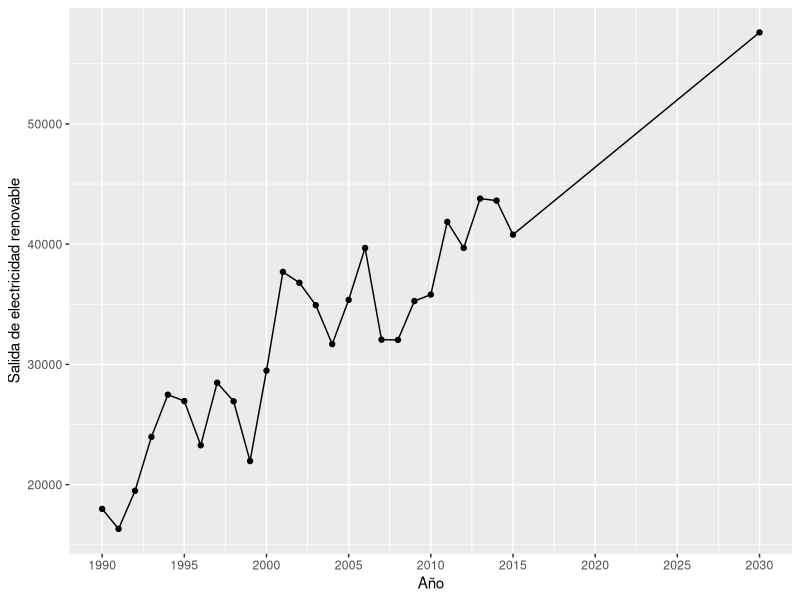
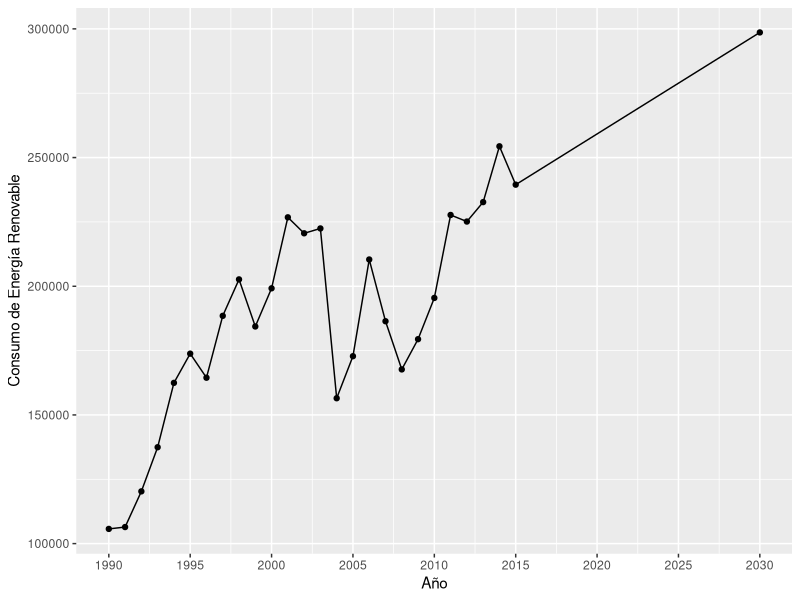
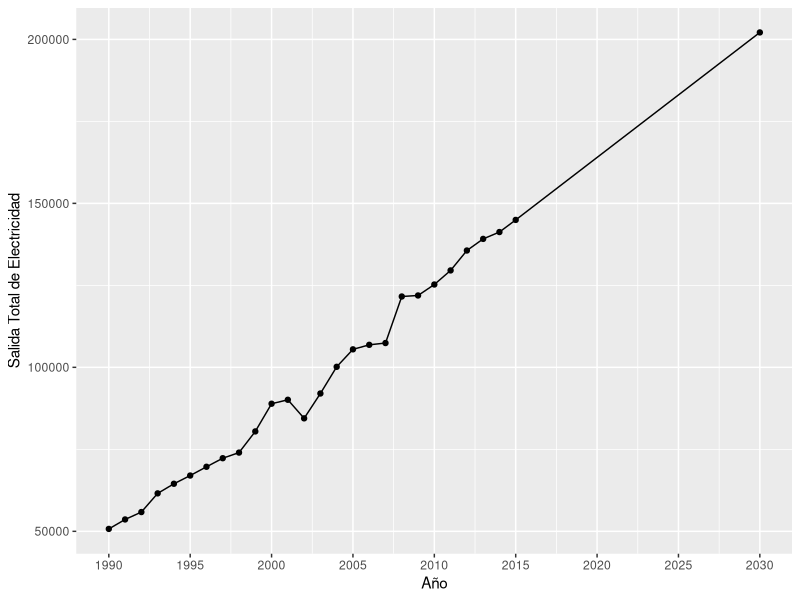
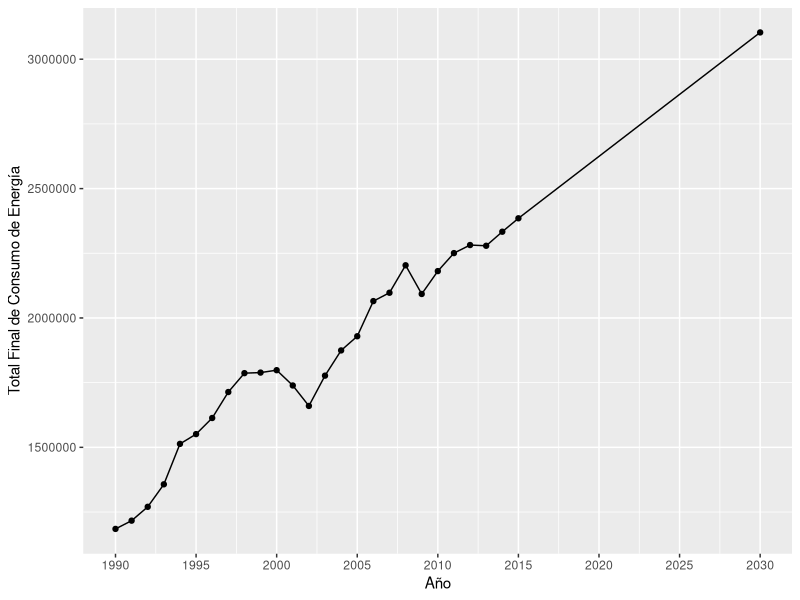
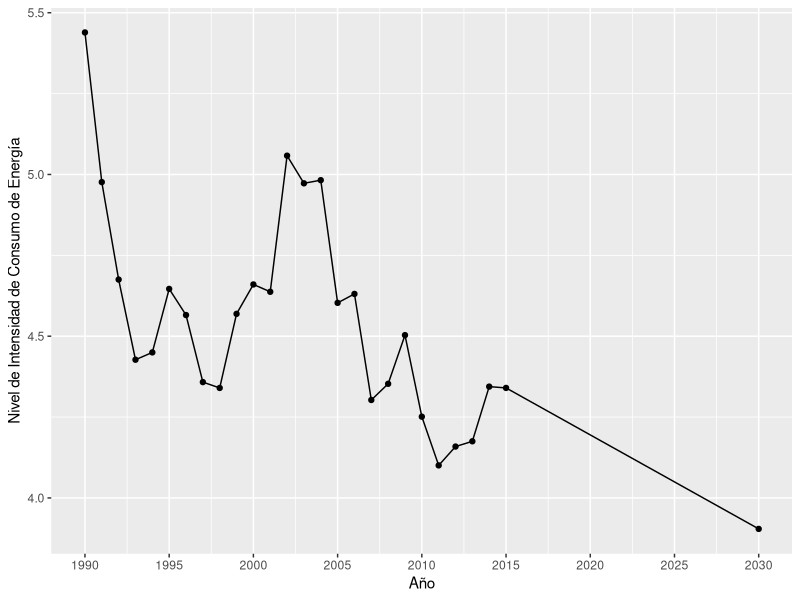

The R source for these figures, in order:
library(ggplot2)

sustainable_energy_db <- read.csv("sustainable_energy_argentina.csv")
summary_db <- summary(sustainable_energy_db)

separador <- function(arg) {
  cat(paste("-------",arg,"-------\n"))
  cat("\n")
}
cat("Esta variable indica el año en el que se basará la predicción, en este caso, es 2030")
anio_prediccion = 2030  

cat("Para obtener una predicción final, con todas las variables del estudio, es necesario realizar un modelo predictivo para cada tipo de dato de la información obtenida de la base de datos.")

separador("Modelo de Predicción para la Salida de Electricidad Renovable por año en Argentina (GWh)")

cat("A continuación, se usa la función lm de R que me permite hacer un modelo lineal, para saber qué tanta es la relación entre una variable con las demas.
    Primero comienzo con la variable Salida de Electricidad Renovable.") 

regresion_salida_elec_renovable <- lm( REN.ELECTRICITY.OUTPUT ~ TIME  + TOTAL.ELECTRICITY.OUTPUT +  PRIMARY.ENERGY.INTENSITY +
                                         + RE.CONSUMPTION  + TOTAL.FINAL.ENERGY.CONSUM, data=sustainable_energy_db) 

cat("La función summary nos da un resumen del modelo lineal que nos permite analizar segun la cantidad de asteriscos de cada dato, que tan fuerte es la dependencia con 
    el dato que se está justamente analizando, para posteriormente realizar un ajuste del modelo y quitar las variables no relevantes.")

summary(regresion_salida_elec_renovable)

cat("En este caso el dato con mayor dependencia es el Consumo de Energía Renovable, pero al ser el primer modelo predictivo del estudio, no es posible
    usar dicho dato ni ningún otro porque no se han obtenido aún, por lo tanto se concluye por tomar la variable Tiempo, que se refiere al Año.")

regresion_salida_elec_renovable_ajustado <- lm( REN.ELECTRICITY.OUTPUT ~ TIME 
                                                , data=sustainable_energy_db)   
summary(regresion_salida_elec_renovable_ajustado)

cat("La salida de arriba nos da el resumen con el ajuste ya realizado, y nos da un porcentaje de efectividad del 81% (el valor R-squared), lo que se considera considerablemente alto, asi que
    se procede a realizar la parte final de este modelo predictivo, usando la función predict de R que hace todo el trabajo por nosotros y nos devuelve el valor predecido:")

datos_prediccion_salida_elec_renovable_ajustado <- data.frame(TIME=anio_prediccion)
salida_electricidad_renovable = as.double(predict(regresion_salida_elec_renovable_ajustado, datos_prediccion_salida_elec_renovable_ajustado))
cat("El resultado de la variable Salida de Electricidad Renovable para el año",anio_prediccion,"es de",salida_electricidad_renovable,"GWh")

cat("A continuación se representa un gráfico en el que se pueden ver los valores de la Salida de Electricidad Renovable por año, desde 1990 hasta 2015 se representa
    cada año con el punto negro y, de manera intuitiva, se puede saber si sube o baja dicho valor. El último punto es la representación del dato predecido.")

anios = c(sustainable_energy_db$TIME,anio_prediccion)
elec_renov = c(sustainable_energy_db$REN.ELECTRICITY.OUTPUT,salida_electricidad_renovable)

df <- data.frame(anios= anios,elec_renov=elec_renov)

ggplot(df,aes(x=anios,y=elec_renov)) +
  geom_point(na.rm = FALSE, stat = "identity") +
  geom_line(na.rm = FALSE, stat = "identity") + 
  xlab("Año") + 
  ylab("Salida de electricidad renovable") +
  scale_x_continuous(limits = c(1990, anio_prediccion), breaks = seq(1990, anio_prediccion, by = 5)) 

cat("Hasta aquí llegaría la primera parte de este estudio, ahora se hará el mismo procedimiento con los demas datos. Para no ser repetitivo se omitirán las explicaciones anteriormente
    realizadas, solo habrá aclaraciones cuando sea necesario.")

separador("Modelo de Predicción para el Consumo de Energia Renovable por año en Argentina (Terajoule-TJ)")

regresion_consumo_ER_energy <- lm( RE.CONSUMPTION ~ TIME  + TOTAL.ELECTRICITY.OUTPUT +  PRIMARY.ENERGY.INTENSITY +
                                           + REN.ELECTRICITY.OUTPUT  + TOTAL.FINAL.ENERGY.CONSUM, data=sustainable_energy_db) 
summary(regresion_consumo_ER_energy)

cat("Al ya haber obtenido el valor de Salida de Electricidad Renovable para el año",anio_prediccion,", se usa esta misma para obtener ahora el dato Consumo de Energia Renovable,
    conjunta con el año.")

regresion_consumo_ER_ajustado <- lm( RE.CONSUMPTION ~ REN.ELECTRICITY.OUTPUT + TIME, data=sustainable_energy_db) 
summary(regresion_consumo_ER_ajustado)

cat("En el resumen se observa una efectividad del 77%, por lo que se procede a finalizar este modelo predictivo. nuevamente con la función predict")

datos_prediccion_consumo_ER <- data.frame(TIME=anio_prediccion,REN.ELECTRICITY.OUTPUT=salida_electricidad_renovable)
cons_energia_renovable = as.double(predict(regresion_consumo_ER_ajustado, datos_prediccion_consumo_ER))

cat("El resultado de la variable Consumo de Energia Renovable para el año",anio_prediccion,"es de",cons_energia_renovable,"Terajoules")
cat("Gráfico con respecto a años anteriores")

re_consum = c(sustainable_energy_db$RE.CONSUMPTION,cons_energia_renovable)

df <- data.frame(anios= anios,re_consum=re_consum)

ggplot(df,aes(x=anios,y=re_consum)) +
  geom_point(na.rm = FALSE, stat = "identity") +
  geom_line(na.rm = FALSE, stat = "identity") + 
  xlab("Año") + 
  ylab("Consumo de Energía Renovable")+
  scale_x_continuous(limits = c(1990, anio_prediccion), breaks = seq(1990, anio_prediccion, by = 5)) 

separador("Modelo de Predicción para la Salida Total de Electricidad por año en Argentina (GWh)")

regresion_salida_elec_total<- lm(TOTAL.ELECTRICITY.OUTPUT ~ TIME  + REN.ELECTRICITY.OUTPUT +  PRIMARY.ENERGY.INTENSITY +
                                   RE.CONSUMPTION +  + TOTAL.FINAL.ENERGY.CONSUM, data=sustainable_energy_db) 
summary(regresion_salida_elec_total)

regresion_salida_elec_total_ajustado <- lm(TOTAL.ELECTRICITY.OUTPUT ~ TIME + RE.CONSUMPTION, data=sustainable_energy_db) 
summary(regresion_salida_elec_total_ajustado)

cat("Como vemos en el resumen, este modelo nos da un 99% de efectividad, por lo que ya estamos listos para realizar la predicción")

datos_prediccion_salida_elec_total <- data.frame(TIME=anio_prediccion,RE.CONSUMPTION=cons_energia_renovable)
salida_total_electricidad = as.double(predict(regresion_salida_elec_total_ajustado, datos_prediccion_salida_elec_total))
cat("El resultado de la variable Salida Total de Electricidad para el año",anio_prediccion,"es de",salida_total_electricidad,"GWh")

cat("A continuación, el grafico de este dato en función de los años:")

total_elec = c(sustainable_energy_db$TOTAL.ELECTRICITY.OUTPUT,salida_total_electricidad)

df <- data.frame(anios= anios,total_elec=total_elec)

ggplot(df,aes(x=anios,y=total_elec)) +
  geom_point(na.rm = FALSE, stat = "identity") +
  geom_line(na.rm = FALSE, stat = "identity") + 
  xlab("Año") + 
  ylab("Salida Total de Electricidad")+
  scale_x_continuous(limits = c(1990, anio_prediccion), breaks = seq(1990, anio_prediccion, by = 5)) 

separador("Modelo de Predicción para el Total Final de Consumo de Energia por año en Argentina (Terajoules - TJ)")

regresion_total_cons_energia <- lm(TOTAL.FINAL.ENERGY.CONSUM ~ TIME + PRIMARY.ENERGY.INTENSITY +  REN.ELECTRICITY.OUTPUT +  TOTAL.ELECTRICITY.OUTPUT +
                                     RE.CONSUMPTION , data=sustainable_energy_db) 
summary(regresion_total_cons_energia)

regresion_total_cons_energia_ajustado <- lm(TOTAL.FINAL.ENERGY.CONSUM ~ TIME, data=sustainable_energy_db) 
summary(regresion_total_cons_energia_ajustado)

cat("Hasta ahora, nada nuevo. Despues del ajuste y eliminación de las variables no relevantes, obtenemos un resumen de modelo lineal con 95% de efectividad.")

datos_prediccion_total_cons_energia <- data.frame(TIME=anio_prediccion)
total_final_consumo_energia = as.double(predict(regresion_total_cons_energia_ajustado, datos_prediccion_total_cons_energia))
cat("El resultado de la variable Total Final de Consumo de Energia para el año",anio_prediccion,"es de",total_final_consumo_energia,"Terajoules")
cat("Su respectivo gráfico es el siguiente:")

total_fin_cons = c(sustainable_energy_db$TOTAL.FINAL.ENERGY.CONSUM,total_final_consumo_energia)

df <- data.frame(anios= anios,total_fin_cons=total_fin_cons)

ggplot(df,aes(x=anios,y=total_fin_cons)) +
  geom_point(na.rm = FALSE, stat = "identity") +
  geom_line(na.rm = FALSE, stat = "identity") + 
  xlab("Año") + 
  ylab("Total Final de Consumo de Energía")+
  scale_x_continuous(limits = c(1990, anio_prediccion), breaks = seq(1990, anio_prediccion, by = 5)) 

separador("Modelo de Predicción para el Nivel de Intensidad de Energia Primaria por año en Argentina (GWh)")

regresion_intensidad_energ_prim <- lm(PRIMARY.ENERGY.INTENSITY ~ TIME + TOTAL.FINAL.ENERGY.CONSUM +  REN.ELECTRICITY.OUTPUT +  TOTAL.ELECTRICITY.OUTPUT +
                                        RE.CONSUMPTION , data=sustainable_energy_db) 
summary(regresion_intensidad_energ_prim)

regresion_intensidad_energ_prim_ajustado <- lm(PRIMARY.ENERGY.INTENSITY ~ TIME + REN.ELECTRICITY.OUTPUT +  TOTAL.ELECTRICITY.OUTPUT +
                                                 TOTAL.FINAL.ENERGY.CONSUM, data=sustainable_energy_db) 
summary(regresion_intensidad_energ_prim_ajustado)

cat("Si bien este modelo lineal nos da un 61% de efectividad, se sigue considerando bastante efectivo.")

datos_prediccion_intensidad_energ_prim_ajustado <- data.frame(TIME=anio_prediccion,TOTAL.FINAL.ENERGY.CONSUM=total_final_consumo_energia,
                                                              REN.ELECTRICITY.OUTPUT=salida_electricidad_renovable,TOTAL.ELECTRICITY.OUTPUT=salida_total_electricidad)
nivel_intensidad_ener_primaria = as.double(predict(regresion_intensidad_energ_prim_ajustado, datos_prediccion_intensidad_energ_prim_ajustado))
cat("El resultado de la variable Nivel de Intensidad de Energía Primaria para el año",anio_prediccion,"es de",nivel_intensidad_ener_primaria,"GWh")
cat("Y su gráfico se pinta de la siguiente manera:")

intens_energ = c(sustainable_energy_db$PRIMARY.ENERGY.INTENSITY,nivel_intensidad_ener_primaria)

df <- data.frame(anios= anios,intens_energ=intens_energ)

ggplot(df,aes(x=anios,y=intens_energ)) +
  geom_point(na.rm = FALSE, stat = "identity") +
  geom_line(na.rm = FALSE, stat = "identity") + 
  xlab("Año") + 
  ylab("Nivel de Intensidad de Consumo de Energía")+
  scale_x_continuous(limits = c(1990, anio_prediccion), breaks = seq(1990, anio_prediccion, by = 5)) 

cat("A diferencia de los anteriores datos, aqui se observa un significante descenso respecto a años anteriores.")

cat("Ahora si, despues de terminar los modelos predictivos con cada dato, se concluye este estudio construyendo una matriz resultado que almacene cada dato predecido
    con el fin de unificarlos.")

matriz_resultado <- matrix(c(nivel_intensidad_ener_primaria,salida_electricidad_renovable,cons_energia_renovable,salida_total_electricidad,total_final_consumo_energia),nrow=1,ncol=5)
colnames(matriz_resultado) <- c("Niv. de Intens. de Energía Primaria (GWh)","Salida de Elect. Renovable (GWh)",
                                "Cons. de Energía Renovable (TJ)","Salida Tot. de Elect. (GWh)","Tot. Final de Cons. de Energía (TJ)")
rownames(matriz_resultado) <- paste("Año",anio_prediccion)

cat("Recapitulando, estos fueron los resultados obtenidos en este pequeño estudio:")
cat("Valores predecidos para el año ",anio_prediccion,"en Argentina")
cat(colnames(matriz_resultado)[1],": ",matriz_resultado[1])
cat(colnames(matriz_resultado)[2],": ",matriz_resultado[2])
cat(colnames(matriz_resultado)[3],": ",matriz_resultado[3])
cat(colnames(matriz_resultado)[4],": ",matriz_resultado[4])
cat(colnames(matriz_resultado)[5],": ",matriz_resultado[5])



